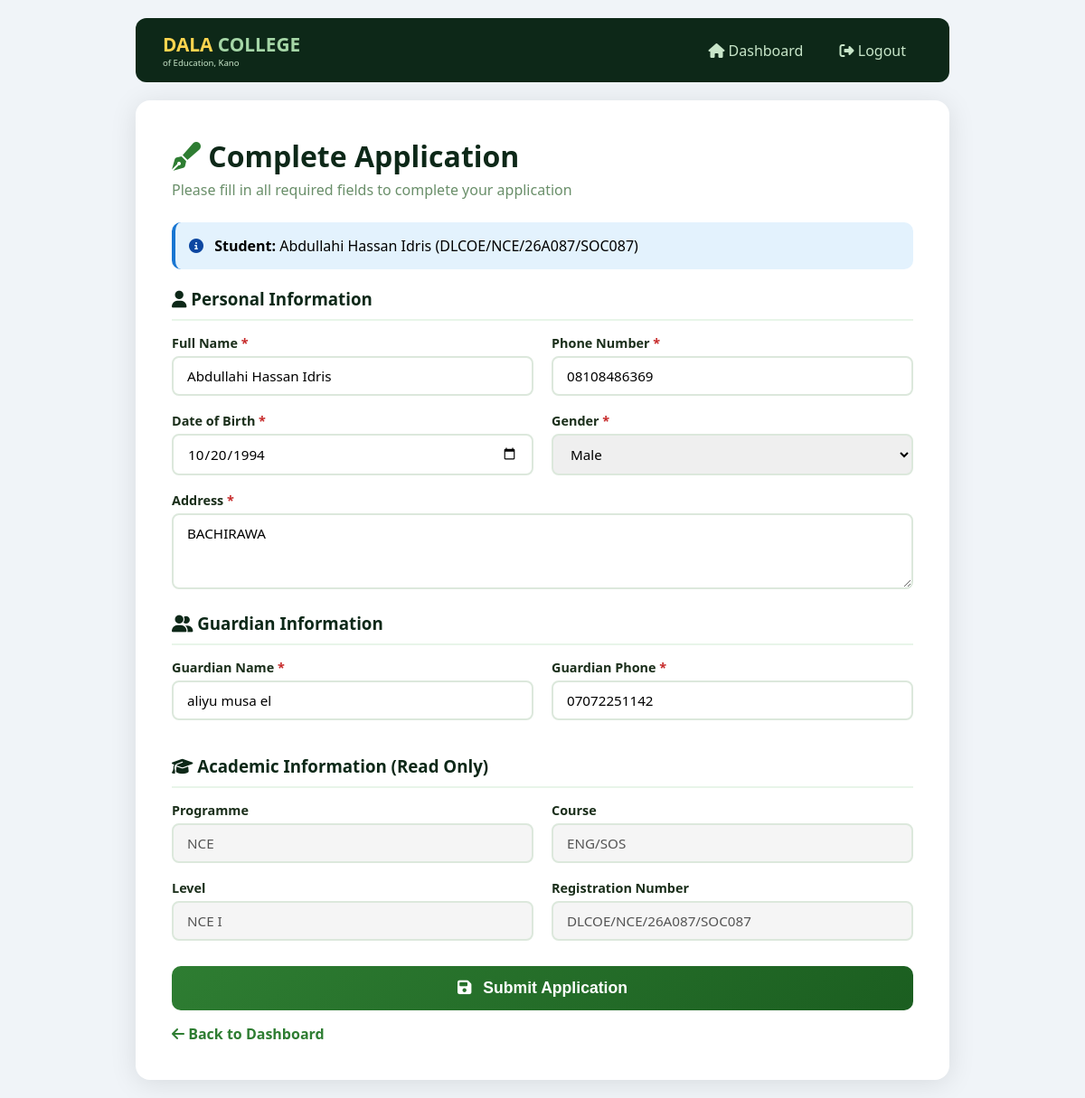
The app's page /complete_application.php (signed in) with its own data.
### tables this page shows
CREATE TABLE `students` (
  `id` int(11) NOT NULL,
  `reg_no` varchar(50) NOT NULL,
  `student_id` varchar(50) DEFAULT NULL,
  `username` varchar(50) DEFAULT NULL,
  `password` varchar(255) NOT NULL,
  `fullname` varchar(100) NOT NULL,
  `email` varchar(100) DEFAULT NULL,
  `phone` varchar(20) DEFAULT NULL,
  `course` varchar(100) DEFAULT NULL,
  `programme` varchar(50) DEFAULT NULL,
  `level` varchar(20) DEFAULT 'NCE III',
  `department` varchar(100) DEFAULT NULL,
  `gender` enum('Male','Female','Other') DEFAULT NULL,
  `dob` date DEFAULT NULL,
  `address` text DEFAULT NULL,
  `guardian_name` varchar(200) DEFAULT NULL,
  `guardian_phone` varchar(20) DEFAULT NULL,
  `branch_code` varchar(20) DEFAULT NULL,
  `status` enum('active','inactive','graduated','pending') DEFAULT 'pending',
  `photo` varchar(255) DEFAULT NULL,
  `created_at` timestamp NOT NULL DEFAULT current_timestamp(),
  `updated_at` timestamp NOT NULL DEFAULT current_timestamp() ON UPDATE current_timestamp(),
  `combination` varchar(20) DEFAULT NULL,
  `marital_status` varchar(20) DEFAULT 'Single',
  `religion` varchar(50) DEFAULT 'Islam',
  `state_of_origin` varchar(50) DEFAULT 'Kano',
  `nationality` varchar(50) DEFAULT 'Nigerian',
  `place_of_birth` varchar(100) DEFAULT 'Kano',
  `lga` varchar(50) DEFAULT 'Dala',
  `permanent_address` text DEFAULT NULL,
  `exam_type` varchar(50) DEFAULT 'WAEC',
  `sponsorship_type` varchar(50) DEFAULT 'Parent/Guardian',
  `sponsor_name` varchar(100) DEFAULT NULL,
  `sponsor_address` text DEFAULT NULL,
  `subject1` varchar(100) DEFAULT NULL,
  `grade1` varchar(5) DEFAULT NULL,
  `month1` varchar(20) DEFAULT NULL,
  `year1` varchar(10) DEFAULT NULL,
  `centre1` varchar(50) DEFAULT NULL,
  `cand1` varchar(50) DEFAULT NULL,
  `subject2` varchar(100) DEFAULT NULL,
  `grade2` varchar(5) DEFAULT NULL,
  `month2` varchar(20) DEFAULT NULL,
  `year2` varchar(10) DEFAULT NULL,
  `centre2` varchar(50) DEFAULT NULL,
  `cand2` varchar(50) DEFAULT NULL,
  `subject3` varchar(100) DEFAULT NULL,
  `grade3` varchar(5) DEFAULT NULL,
  `month3` varchar(20) DEFAULT NULL,
  `year3` varchar(10) DEFAULT NULL,
  `centre3` varchar(50) DEFAULT NULL,
  `cand3` varchar(50) DEFAULT NULL,
  `subject4` varchar(100) DEFAULT NULL,
  `grade4` varchar(5) DEFAULT NULL,
  `month4` varchar(20) DEFAULT NULL,
  `year4` varchar(10) DEFAULT NULL,
  `centre4` varchar(50) DEFAULT NULL,
  `cand4` varchar(50) DEFAULT NULL,
  `subject5` varchar(100) DEFAULT NULL,
  `grade5` varchar(5) DEFAULT NULL,
  `month5` varchar(20) DEFAULT NULL,
  `year5` varchar(10) DEFAULT NULL,
  `centre5` varchar(50) DEFAULT NULL,
  `cand5` varchar(50) DEFAULT NULL,
  `guardian_address` text DEFAULT NULL
);

### complete_application.php (the view, shortened to what this page needs)
<?php
include 'connect.php';
$student_id = $_SESSION['user_id'];
$query = "SELECT * FROM students WHERE id = $student_id";
$result = mysqli_query($conn, $query);
$student = mysqli_fetch_assoc($result);
?>
<!DOCTYPE html>
<html lang="en">
<head>
    <link rel="stylesheet" href="https://cdnjs.cloudflare.com/ajax/libs/font-awesome/6.4.0/css/all.min.css">
</head>
<body>
    <div class="topbar">
        <div>
            <span class="logo-title">DALA <span>COLLEGE</span></span>
            <span class="logo-sub">of Education, Kano</span>
        </div>
        <nav>
            <a href="student_dashboard.php"><i class="fas fa-home"></i> Dashboard</a>
            <a href="logout.php"><i class="fas fa-sign-out-alt"></i> Logout</a>
        </nav>
    </div>
    <div class="container">
        <h1><i class="fas fa-pen-fancy" style="color:#2e7d32;"></i> Complete Application</h1>
        <p class="sub">Please fill in all required fields to complete your application</p>
        <div class="info-box">
            <i class="fas fa-info-circle"></i>
            <strong>Student:</strong> <?php echo htmlspecialchars($student['fullname']); ?>
            (<?php echo htmlspecialchars($student['reg_no'] ?? $student['student_id']); ?>)
        </div>
        <form method="POST" action="">
            <h3 style="color: #0d2818; margin-bottom: 15px; border-bottom: 2px solid #e8f5e9; padding-bottom: 10px;">
                <i class="fas fa-user"></i> Personal Information
            </h3>
            <div class="form-row">
                <div class="form-group">
                    <label>Full Name <span class="required">*</span></label>
                    <input type="text" name="fullname" required
                           value="<?php echo htmlspecialchars($student['fullname'] ?? ''); ?>">
                </div>
                <div class="form-group">
                    <label>Phone Number <span class="required">*</span></label>
                    <input type="tel" name="phone" required
                           value="<?php echo htmlspecialchars($student['phone'] ?? ''); ?>">
                </div>
            </div>
            <div class="form-row">
                <div class="form-group">
                    <label>Date of Birth <span class="required">*</span></label>
                    <input type="date" name="dob" required
                           value="<?php echo htmlspecialchars($student['dob'] ?? ''); ?>">
                </div>
                <div class="form-group">
                    <label>Gender <span class="required">*</span></label>
                    <select name="gender" required>
                        <option value="Male" <?php echo ($student['gender'] == 'Male') ? 'selected' : ''; ?>>Male</option>
                    </select>
                </div>
            </div>
            <div class="form-group">
                <label>Address <span class="required">*</span></label>
                <textarea name="address" rows="3" required placeholder="Enter your full address"><?php echo htmlspecialchars($student['address'] ?? ''); ?></textarea>
            </div>
            <h3 style="color: #0d2818; margin: 20px 0 15px; border-bottom: 2px solid #e8f5e9; padding-bottom: 10px;">
                <i class="fas fa-user-friends"></i> Guardian Information
            </h3>
            <div class="form-row">
                <div class="form-group">
                    <label>Guardian Name <span class="required">*</span></label>
                    <input type="text" name="guardian_name" required
                           value="<?php echo htmlspecialchars($student['guardian_name'] ?? ''); ?>">
                </div>
                <div class="form-group">
                    <label>Guardian Phone <span class="required">*</span></label>
                    <input type="tel" name="guardian_phone" required
                           value="<?php echo htmlspecialchars($student['guardian_phone'] ?? ''); ?>">
                </div>
            </div>
            <h3 style="color: #0d2818; margin: 20px 0 15px; border-bottom: 2px solid #e8f5e9; padding-bottom: 10px;">
                <i class="fas fa-graduation-cap"></i> Academic Information (Read Only)
            </h3>
            <div class="form-row">
                <div class="form-group">
                    <label>Programme</label>
                    <input type="text" value="<?php echo htmlspecialchars($student['programme'] ?? 'NCE'); ?>" disabled style="background:#f5f5f5;">
                </div>
                <div class="form-group">
                    <label>Course</label>
                    <input type="text" value="<?php echo htmlspecialchars($student['course'] ?? ''); ?>" disabled style="background:#f5f5f5;">
                </div>
            </div>
            <div class="form-row">
                <div class="form-group">
                    <label>Level</label>
                    <input type="text" value="<?php echo htmlspecialchars($student['level'] ?? 'NCE I'); ?>" disabled style="background:#f5f5f5;">
                </div>
                <div class="form-group">
                    <label>Registration Number</label>
                    <input type="text" value="<?php echo htmlspecialchars($student['reg_no'] ?? $student['student_id'] ?? ''); ?>" disabled style="background:#f5f5f5;">
                </div>
            </div>
            <button type="submit" name="complete_application" class="btn-submit">
                <i class="fas fa-save"></i> Submit Application
            </button>
        </form>
        <a href="student_dashboard.php" class="btn-back">
            <i class="fas fa-arrow-left"></i> Back to Dashboard
        </a>
    </div>
</body>
</html>

### complete_application.php (style rules this page uses)
* { margin: 0; padding: 0; box-sizing: border-box; }
body { font-family: 'Segoe UI', Tahoma, Geneva, Verdana, sans-serif; background: #f0f4f8; min-height: 100vh; padding: 20px; }
.topbar { background: #0d2818; padding: 15px 30px; display: flex; justify-content: space-between; align-items: center; flex-wrap: wrap; border-radius: 12px; margin-bottom: 20px; max-width: 900px; margin-left: auto; margin-right: auto; }
.topbar .logo-title { color: #ffd54f; font-size: 1.3rem; font-weight: 800; }
.topbar .logo-title span { color: #a5d6a7; }
.topbar .logo-sub { display: block; font-size: 0.6rem; color: #c8e6c9; }
.topbar nav a { color: #c8e6c9; text-decoration: none; padding: 8px 18px; border-radius: 25px; transition: all 0.3s ease; }
.container { max-width: 900px; margin: 0 auto; background: white; padding: 40px; border-radius: 16px; box-shadow: 0 4px 30px rgba(0,0,0,0.1); }
h1 { color: #0d2818; margin-bottom: 5px; }
.sub { color: #6a8f6a; margin-bottom: 25px; }
.form-row { display: grid; grid-template-columns: 1fr 1fr; gap: 20px; }
.form-group { margin-bottom: 18px; }
.form-group label { display: block; font-weight: 600; color: #1a2e1a; margin-bottom: 5px; font-size: 0.9rem; }
.form-group label .required { color: #c62828; }
.form-group input, .form-group select, .form-group textarea { width: 100%; padding: 10px 15px; border: 2px solid #dce8dc; border-radius: 8px; font-size: 0.95rem; font-family: inherit; transition: all 0.3s ease; }
.btn-submit { width: 100%; padding: 14px; background: linear-gradient(135deg, #2e7d32, #1b5e20); color: white; border: none; border-radius: 10px; font-size: 1.1rem; font-weight: 700; cursor: pointer; transition: all 0.3s ease; margin-top: 10px; }
.btn-submit i { margin-right: 8px; }
.btn-back { display: inline-block; margin-top: 15px; color: #2e7d32; text-decoration: none; font-weight: 600; }
.info-box { background: #e3f2fd; padding: 15px; border-radius: 10px; margin-bottom: 20px; border-left: 4px solid #1976d2; }
.info-box i { color: #0d47a1; margin-right: 8px; }

### records on screen
students: fullname "Abdullahi Hassan Idris", reg_no "DLCOE/NCE/26A087/SOC087", phone "08108486369", dob "10/20/1994", gender "Male", address "BACHIRAWA", guardian_name "aliyu musa el", guardian_phone "07072251142", programme "NCE", course "ENG/SOS", level "NCE I"
